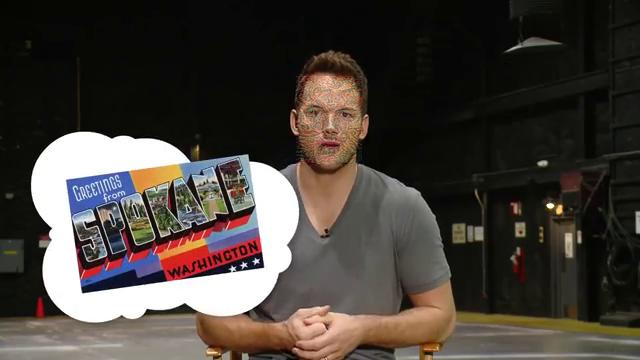
#> input picture example_restored.jpg, 640 x 360 px, found by its file name
$ python ssim3.py
#> lines starting #> are read from the running program, lines starting #| are printed output that depends on the picture
#!/usr/bin/env python

from skimage.metrics import structural_similarity as ssim
import numpy as np
import cv2
import argparse

def options():
 parser = argparse.ArgumentParser(description="Read image metadata")
 parser.add_argument("-o", "--first", help="Input image file.", required=True)
 parser.add_argument("-c", "--second", help="Input image file.", required=True)
 args = parser.parse_args()
 return args

def mse(imageA, imageB):
 # the 'Mean Squared Error' between the two images is the sum of the squared difference between the two images
 mse_error = np.sum((imageA.astype("float") - imageB.astype("float")) ** 2)
 mse_error /= float(imageA.shape[0] * imageA.shape[1])

 # return the MSE. The lower the error, the more "similar" the two images are.
 return mse_error

def compare(imageA, imageB):
 # Calculate the MSE and SSIM
 m = mse(imageA, imageB)
 s = ssim(imageA, imageB)

 # Return the SSIM. The higher the value, the more "similar" the two images are.
 return s

def main(im1, im2):

 # Get options
 #args = options()

 # Import images
 # this could be changed to a hard code or a seperate parameter being passed in
 image1 = cv2.imread(im1)
#> image1 is the input picture: shape (360, 640, 3); mean B, G, R 57.9, 63.7, 70.4
 image2 = cv2.imread(im2)

 # Convert the images to grayscale
 gray1 = cv2.cvtColor(image1, cv2.COLOR_BGR2GRAY)
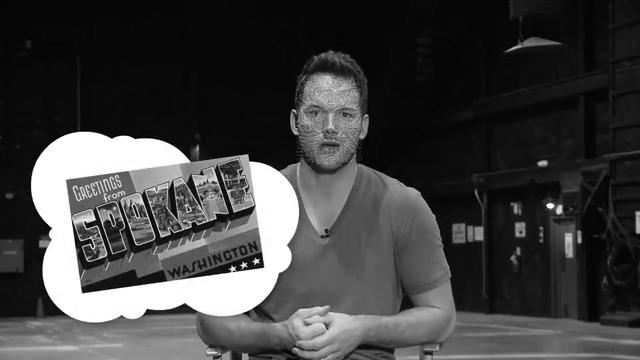
#> gray1: shape (360, 640); min 0, max 255, mean 65
 gray2 = cv2.cvtColor(image2, cv2.COLOR_BGR2GRAY)

 # Check for same size and ratio and report accordingly
 ho, wo, _ = image1.shape
#> ho = 360; wo = 640
 hc, wc, _ = image2.shape
#> hc = 360; wc = 640
 ratio_orig = ho/wo
#> ratio_orig = 0.562
 ratio_comp = hc/wc
#> ratio_comp = 0.562
 dim = (wc, hc)
#> dim = (640, 360)

 if round(ratio_orig, 2) != round(ratio_comp, 2):
  print("\nImages not of the same dimension. Check input.")
  exit()

 # Resize first image if the second image is smaller
 elif ho > hc and wo > wc:
  print("\nResizing original image for analysis...")
  gray1 = cv2.resize(gray1, dim)

 elif ho < hc and wo < wc:
  print("\nCompressed image has a larger dimension than the original. Check input.")
  exit()

 if round(ratio_orig, 2) == round(ratio_comp, 2):
  mse_value = mse(gray1, gray2)
#> in mse, `mse_error = np.sum((imageA.astype("float") - imageB.astype("float")) *..`: mse_error = 0
#> mse_value = 0
  ssim_value = compare(gray1, gray2)
#> in compare, `s = ssim(imageA, imageB)`: s = 1
#> ssim_value = 1
  #print("MSE:", mse_value)
  #print("SSIM:", ssim_value)
  return ssim_value

if __name__ == '__main__':
	main("/home/yakorde/capstone/CapstoneSecureComputing/example_restored.jpg", "/home/yakorde/capstone/CapstoneSecureComputing/example_restored.jpg")

$ run again, with abdullah_gul.jpg copied over example_restored.jpg
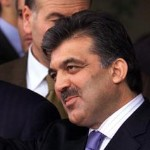
#> input picture abdullah_gul.jpg, 150 x 150 px, found by its file name
#> in main, image1 is the input picture: shape (150, 150, 3); mean B, G, R 66.8, 69.3, 91.4
#> in main, `gray1 = cv2.cvtColor(image1, cv2.COLOR_BGR2GRAY)`:
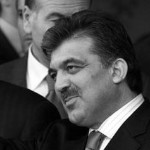
#> gray1: shape (150, 150); min 0, max 255, mean 75.6
#> mse_error = 0
#> s = 1

$ run again, with elderlycouple.jpg copied over example_restored.jpg
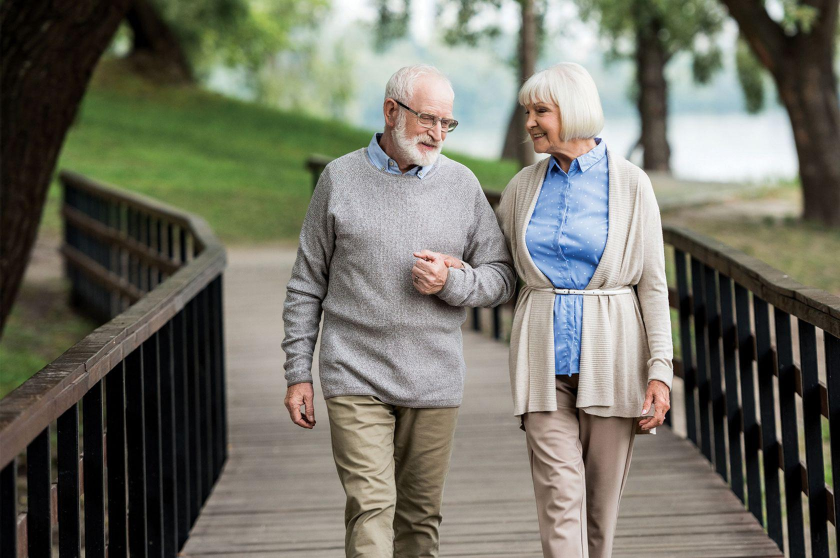
#> input picture elderlycouple.jpg, 1680 x 1116 px, found by its file name (shown at 1/2 size)
#> in main, image1 is the input picture: shape (1116, 1680, 3); mean B, G, R 100.9, 112.6, 112.8
#> in main, `gray1 = cv2.cvtColor(image1, cv2.COLOR_BGR2GRAY)`:
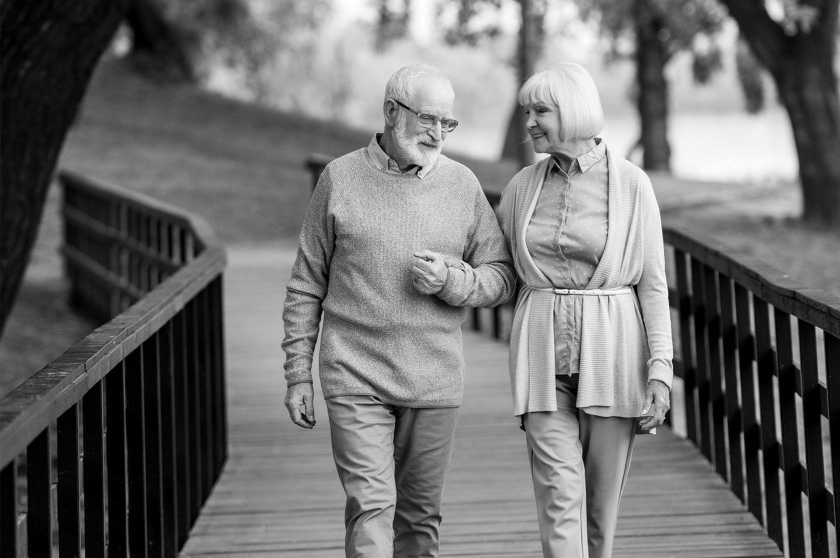
#> gray1: shape (1116, 1680) (shown at 1/2 size); min 0, max 255, mean 111.3
#> mse_error = 0
#> s = 1

$ run again, with example.jpg copied over example_restored.jpg
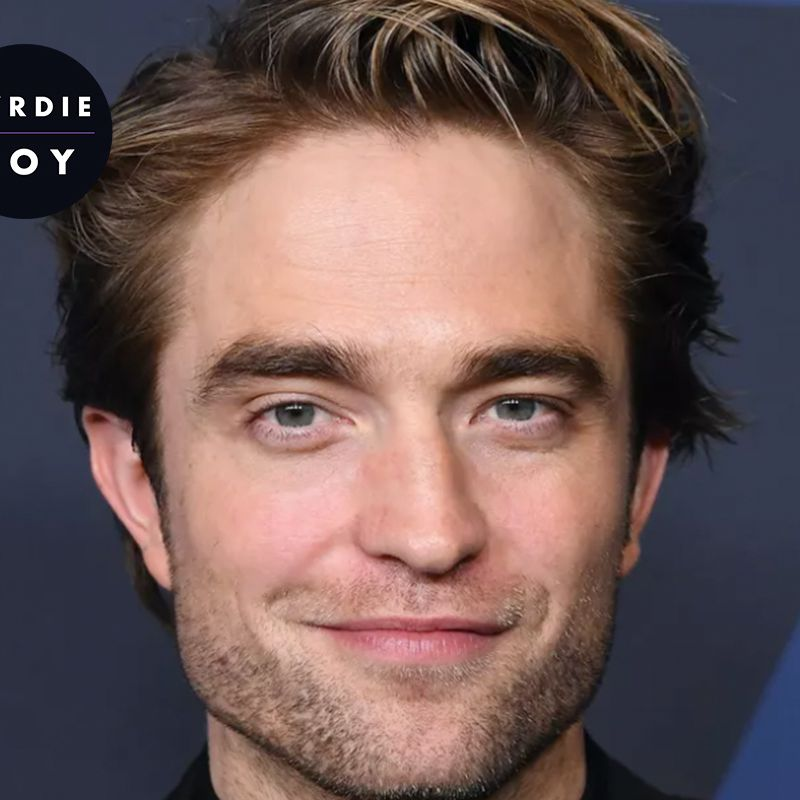
#> input picture example.jpg, 800 x 800 px, found by its file name
#> in main, image1 is the input picture: shape (800, 800, 3); mean B, G, R 86.2, 88.4, 110.6
#> in main, `gray1 = cv2.cvtColor(image1, cv2.COLOR_BGR2GRAY)`:
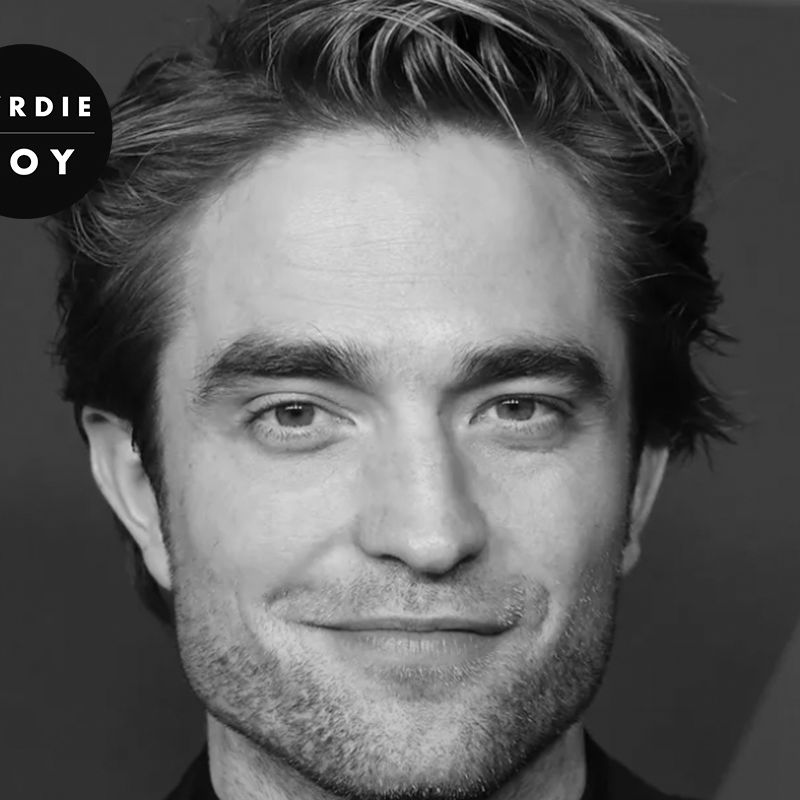
#> gray1: shape (800, 800); min 0, max 255, mean 94.8
#> mse_error = 0
#> s = 1
